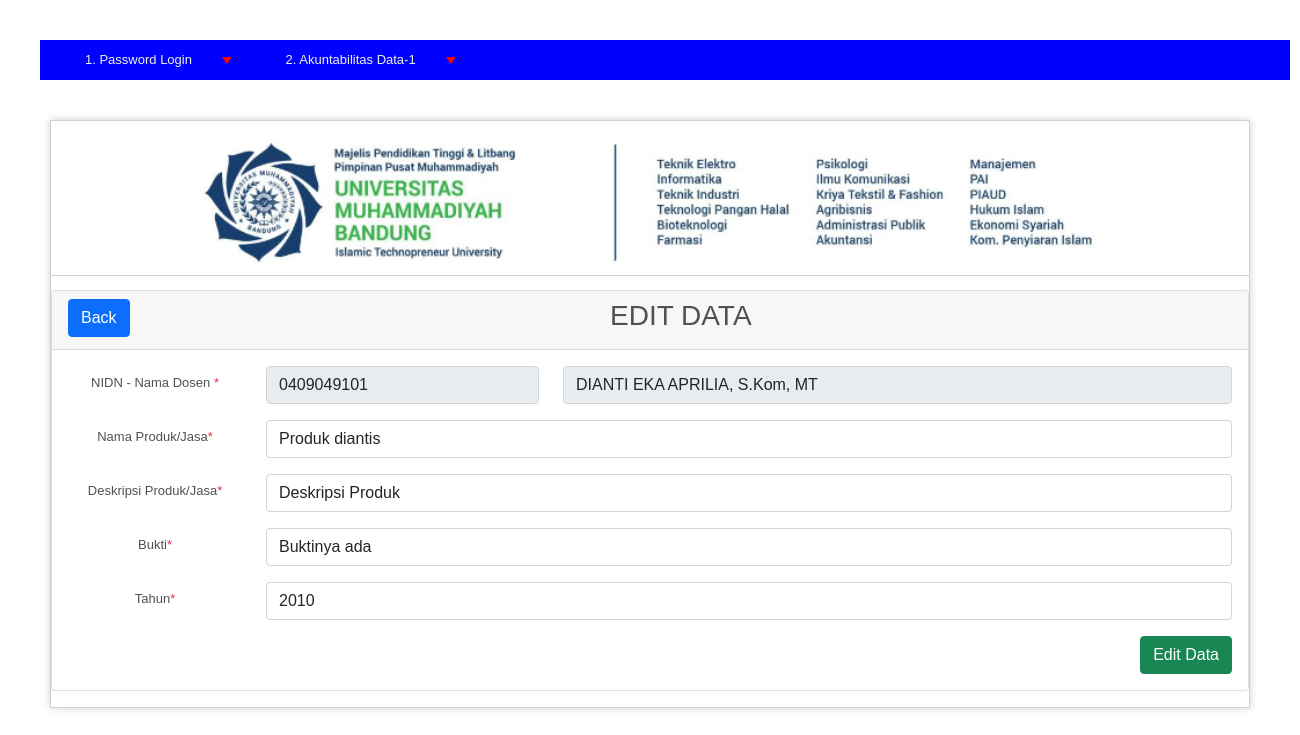
The page /index.php/C03_tb_3b6/edit/1 on the database its author committed.
### application/controllers/C03_tb_3b6.php (called while the page is built, shortened)
<?php
class C03_tb_3b6 extends CI_Controller
{
    public function __construct()
    {
        $this->load->model("M03_tb_3b6");
        $this->load->library('form_validation');
    }
    public function edit($id = null)
    {
        $M03_tb_3b6 = $this->M03_tb_3b6;
        $data["tb_3b6"] = $M03_tb_3b6->getById($id);
        $this->load->view("V03_tb-3b1_3b6/V03_tb_3b6_edit", $data);
    }
}

### index.php (called while the page is built, shortened)
<?php
require_once BASEPATH.'core/CodeIgniter.php';

### application/models/M03_tb_3b6.php (called while the page is built, shortened)
<?php defined('BASEPATH') OR exit('No direct script access allowed');
class M03_tb_3b6 extends CI_Model
{
    private $_table = "tb-3b6";
    public function getById($id)
    {
        return $this->db->get_where($this->_table, ["id" => $id])->row();
    }
}

### application/views/V03_tb-3b1_3b6/V03_tb_3b6_edit.php (the view, shortened to what this page needs)
<!doctype html>
<html lang="en">
  <head>
    <link href="https://cdn.jsdelivr.net/npm/bootstrap@5.1.3/dist/css/bootstrap.min.css" rel="stylesheet">
    <link href="https://cdnjs.cloudflare.com/ajax/libs/twitter-bootstrap/5.0.1/css/bootstrap.min.css" rel="stylesheet">
    <link href="https://cdn.datatables.net/1.11.4/css/dataTables.bootstrap5.min.css" rel="stylesheet">
    <link href="https://cdn.datatables.net/buttons/2.2.2/css/buttons.dataTables.min.css" rel="stylesheet">
  </head>
  <body>
    <div class="card mb-3">
        <div class="card-header">
            <a href="<?php echo site_url('/C03_tb_3b6/index') ?>" class="btn btn-primary float-start">Back</a> <h3>EDIT DATA</h3>
        </div>
        <div class="card-body">
            <form action="" method="post" enctype="multipart/form-data" >
                <div class="mb-3 row">
                    <label for="txt_nama_dosen" class="col-sm-2 col-form-label">NIDN - Nama Dosen <span class="text-danger">*</span></label>
                    <div class="col-sm-3">
                        <input readonly class="form-control <?php echo form_error('txt_nama_dosen') ? 'is-invalid':'' ?>" type="text"
                                name="txt_nama_dosen" placeholder="Nama Lengkap Dosen"
                                value="<?php echo $tb_3b6->nidn ?>"/>
                    </div>
                    <div class="col-sm-7">
                        <input readonly class="form-control <?php echo form_error('txt_nama_dosen_asli') ? 'is-invalid':'' ?>" type="text"
                                name="txt_nama_dosen_asli" placeholder="Nama Lengkap Dosen"
                                value="<?php echo $tb_3b6->nama_dosen ?>"/>
                    </div>
                </div>
                <div class="mb-3 row">
                    <label for="txt_nama_produk_jasa" class="col-sm-2 col-form-label">Nama Produk/Jasa<span class="text-danger">*</span></label>
                    <div class="col-sm-10">
                        <input class="form-control <?php echo form_error('txt_nama_produk_jasa') ? 'is-invalid':'' ?>"
                                type="text" name="txt_nama_produk_jasa"
                                placeholder="Nama Produk/Jasa"
                                value="<?= $tb_3b6->nama_produk_jasa?>" />
                    </div>
                </div>
                <div class="mb-3 row">
                    <label for="txt_deskripsi_produk_jasa" class="col-sm-2 col-form-label">Deskripsi Produk/Jasa<span class="text-danger">*</span></label>
                    <div class="col-sm-10">
                        <input class="form-control <?php echo form_error('txt_deskripsi_produk_jasa') ? 'is-invalid':'' ?>"
                                type="text" name="txt_deskripsi_produk_jasa"
                                placeholder="Deskripsi Produk/Jasa"
                                value="<?= $tb_3b6->deskripsi_produk_jasa?>" />
                    </div>
                </div>
                <div class="mb-3 row">
                    <label for="txt_bukti" class="col-sm-2 col-form-label">Bukti<span class="text-danger">*</span></label>
                    <div class="col-sm-10">
                        <input class="form-control <?php echo form_error('txt_bukti') ? 'is-invalid':'' ?>"
                                type="text" name="txt_bukti"
                                placeholder="Bukti"
                                value="<?= $tb_3b6->bukti?>" />
                    </div>
                </div>
                <div class="mb-3 row">
                    <label for="txt_tahun" class="col-sm-2 col-form-label">Tahun<span class="text-danger">*</span></label>
                    <div class="col-sm-10">
                        <input class="form-control <?php echo form_error('txt_tahun') ? 'is-invalid':'' ?>"
                                type="text"
                                name="txt_tahun"
                                placeholder="Tahun"
                                value="<?= $tb_3b6->tahun ?>" />
                    </div>
                </div>
                <input class="btn btn-success float-end" type="submit" name="btn" value="Edit Data" />
            </form>
        </div>
    </div>
  </body>
</html>

### css/background_01.css (style rules this page uses)
body { background-color: #fff; margin: 40px; font: 13px/20px normal Helvetica, Arial, sans-serif; color: #4F5155; }

### rows shown on the page
tb-3b6: txt_nama_dosen "0409049101", txt_nama_dosen_asli "DIANTI EKA APRILIA, S.Kom, MT", txt_nama_produk_jasa "Produk diantis", txt_deskripsi_produk_jasa "Deskripsi Produk", txt_bukti "Buktinya ada", txt_tahun "2010"
